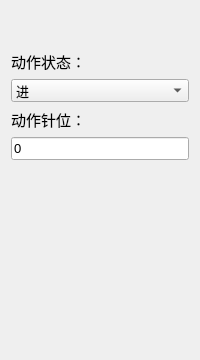
              <widget class="QWidget" name="lowSpeed">
               <layout class="QVBoxLayout" name="verticalLayout_6">
                <property name="topMargin">
                 <number>50</number>
                </property>
                <property name="bottomMargin">
                 <number>200</number>
                </property>
                <item>
                 <widget class="QLabel" name="label_27">
                  <property name="font">
                   <font>
                    <family>MS Shell Dlg 2</family>
                    <pointsize>11</pointsize>
                    <weight>50</weight>
                    <bold>false</bold>
                   </font>
                  </property>
                  <property name="text">
                   <string>动作状态：</string>
                  </property>
                 </widget>
                </item>
                <item>
                 <widget class="QComboBox" name="m_state_3">
                  <property name="minimumSize">
                   <size>
                    <width>100</width>
                    <height>0</height>
                   </size>
                  </property>
                  <property name="maximumSize">
                   <size>
                    <width>16777215</width>
                    <height>16777215</height>
                   </size>
                  </property>
                  <property name="font">
                   <font>
                    <pointsize>10</pointsize>
                   </font>
                  </property>
                  <item>
                   <property name="text">
                    <string>进</string>
                   </property>
                  </item>
                  <item>
                   <property name="text">
                    <string>出</string>
                   </property>
                  </item>
                 </widget>
                </item>
                <item>
                 <widget class="QLabel" name="label_28">
                  <property name="font">
                   <font>
                    <family>MS Shell Dlg 2</family>
                    <pointsize>11</pointsize>
                    <weight>50</weight>
                    <bold>false</bold>
                   </font>
                  </property>
                  <property name="text">
                   <string>动作针位：</string>
                  </property>
                 </widget>
                </item>
                <item>
                 <widget class="QLineEdit" name="m_needle_3">
                  <property name="font">
                   <font>
                    <pointsize>10</pointsize>
                   </font>
                  </property>
                  <property name="styleSheet">
                   <string notr="true"/>
                  </property>
                  <property name="text">
                   <string>0</string>
                  </property>
                 </widget>
                </item>
               </layout>
              </widget>
